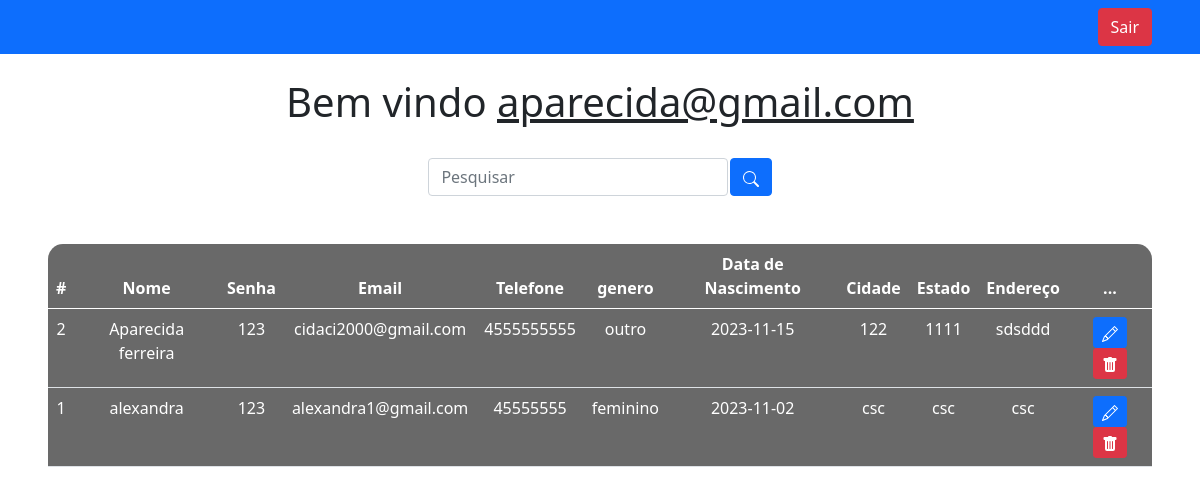
/sistema1.php (signed in), run on the app's committed database.
### tables this page shows
CREATE TABLE `funcionario` (
  `id` int(11) NOT NULL,
  `nome` varchar(255) NOT NULL,
  `senha` varchar(255) NOT NULL,
  `email` varchar(255) NOT NULL,
  `telefone` varchar(255) NOT NULL,
  `genero` enum('feminino','masculino','outro') NOT NULL,
  `data_nascimento` date NOT NULL,
  `cidade` varchar(255) NOT NULL,
  `estado` varchar(255) NOT NULL,
  `endereco` varchar(255) NOT NULL
);

### sistema1.php (the view, shortened to what this page needs)
<?php
    include_once('config.php');
    $logado = $_SESSION['email'];
    if(!empty($_GET['search']))
    {
        $data = $_GET['search'];
        $sql = "SELECT * FROM funcionario WHERE id LIKE '%$data%' or nome LIKE '%$data%' or email LIKE '%$data%' ORDER BY id DESC";
    }
    else
    {
        $sql = "SELECT * FROM funcionario ORDER BY id DESC";
    }
    $result = $conexao->query($sql);
?>
<!DOCTYPE html>
<html lang="en">
<head>
    <link href="https://cdn.jsdelivr.net/npm/bootstrap@5.0.2/dist/css/bootstrap.min.css" rel="stylesheet">
</head>
<body>
    <nav class="navbar navbar-expand-lg navbar-dark bg-primary">
        <div class="container-fluid">
        </div>
        <div class="d-flex">
            <a href="sair.php" class="btn btn-danger me-5">Sair</a>
        </div>
    </nav>
    <br>
    <?php
        echo "<h1>Bem vindo <u>$logado</u></h1>";
    ?>
    <br>
    <div class="box-search">
        <input type="search" class="form-control w-25" placeholder="Pesquisar" id="pesquisar">
        <button onclick="searchData()" class="btn btn-primary">
        </button>
    </div>
    <div class="m-5">
        <table class="table text-white table-bg">
            <thead>
                <tr>
                    <th scope="col">#</th>
                    <th scope="col">Nome</th>
                    <th scope="col">Senha</th>
                    <th scope="col">Email</th>
                    <th scope="col">Telefone</th>
                    <th scope="col">genero</th>
                    <th scope="col">Data de Nascimento</th>
                    <th scope="col">Cidade</th>
                    <th scope="col">Estado</th>
                    <th scope="col">Endereço</th>
                    <th scope="col">...</th>
                </tr>
            </thead>
            <tbody>
                <?php
                    while($user_data = mysqli_fetch_assoc($result)) {
                        echo "<tr>";
                        echo "<td>".$user_data['id']."</td>";
                        echo "<td>".$user_data['nome']."</td>";
                        echo "<td>".$user_data['senha']."</td>";
                        echo "<td>".$user_data['email']."</td>";
                        echo "<td>".$user_data['telefone']."</td>";
                        echo "<td>".$user_data['genero']."</td>";
                        echo "<td>".$user_data['data_nascimento']."</td>";
                        echo "<td>".$user_data['cidade']."</td>";
                        echo "<td>".$user_data['estado']."</td>";
                        echo "<td>".$user_data['endereco']."</td>";
                        echo "<td>
                        <a class='btn btn-sm btn-primary' href='edit.php?id=$user_data[id]' title='Editar'>
                            <svg xmlns='http://www.w3.org/2000/svg' width='16' height='16' fill='currentColor' class='bi bi-pencil' viewBox='0 0 16 16'>
                                <path d='M12.146.146a.5.5 0 0 1 .708 0l3 3a.5.5 0 0 1 0 .708l-10 10a.5.5 0 0 1-.168.11l-5 2a.5.5 0 0 1-.65-.65l2-5a.5.5 0 0 1 .11-.168l10-10zM11.207 2.5 13.5 4.793 14.793 3.5 12.5 1.207 11.207 2.5zm1.586 3L10.5 3.207 4 9.707V10h.5a.5.5 0 0 1 .5.5v.5h.5a.5.5 0 0 1 .5.5v.5h.293l6.5-6.5zm-9.761 5.175-.106.106-1.528 3.821 3.821-1.528.106-.106A.5.5 0 0 1 5 12.5V12h-.5a.5.5 0 0 1-.5-.5V11h-.5a.5.5 0 0 1-.468-.325z'/>
                            </svg>
                            </a>
                            <a class='btn btn-sm btn-danger' href='delete.php?id=$user_data[id]' title='Deletar'>
                                <svg xmlns='http://www.w3.org/2000/svg' width='16' height='16' fill='currentColor' class='bi bi-trash-fill' viewBox='0 0 16 16'>
                                    <path d='M2.5 1a1 1 0 0 0-1 1v1a1 1 0 0 0 1 1H3v9a2 2 0 0 0 2 2h6a2 2 0 0 0 2-2V4h.5a1 1 0 0 0 1-1V2a1 1 0 0 0-1-1H10a1 1 0 0 0-1-1H7a1 1 0 0 0-1 1H2.5zm3 4a.5.5 0 0 1 .5.5v7a.5.5 0 0 1-1 0v-7a.5.5 0 0 1 .5-.5zM8 5a.5.5 0 0 1 .5.5v7a.5.5 0 0 1-1 0v-7A.5.5 0 0 1 8 5zm3 .5v7a.5.5 0 0 1-1 0v-7a.5.5 0 0 1 1 0z'/>
                                </svg>
                            </a>
                            </td>";
                        echo "</tr>";
                    }
                    ?>
            </tbody>
        </table>
    </div>
</body>
</html>

### sistema1.php (style rules this page uses)
body { background-image: url("banner/banner8.png"); background-repeat: no-repeat; background-size: cover; color: black 0.6; text-align: center; }
.table-bg { background-color: #696969; border-radius: 15px 15px 0 0; }
.box-search { display: flex; justify-content: center; gap: .1%; }

### data on the page
funcionario: id "2", nome "Aparecida ferreira", senha "123", email "cidaci2000@gmail.com", telefone "4555555555", genero "outro", data_nascimento "2023-11-15", cidade "122", estado "1111", endereco "sdsddd"
funcionario: id "1", nome "alexandra", senha "123", email "alexandra1@gmail.com", telefone "45555555", genero "feminino", data_nascimento "2023-11-02", cidade "csc", estado "csc", endereco "csc"

### other printed values
$logado "aparecida@gmail.com"
